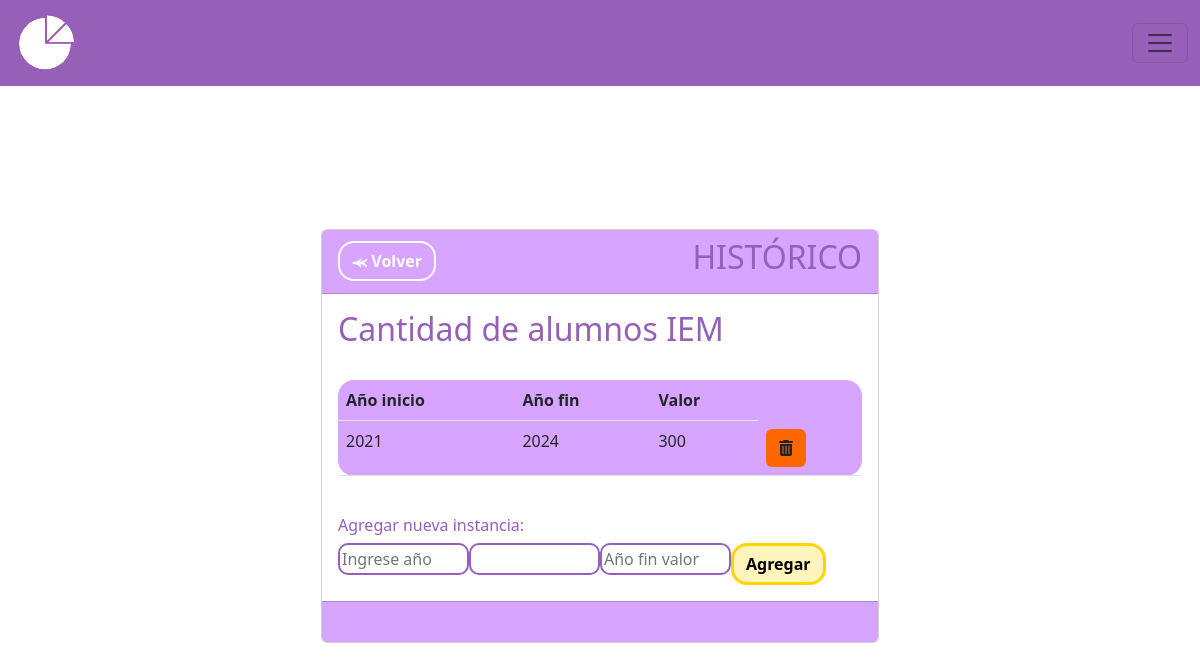
/historial-metrica/2/, run on an earlier commit of the app's database.
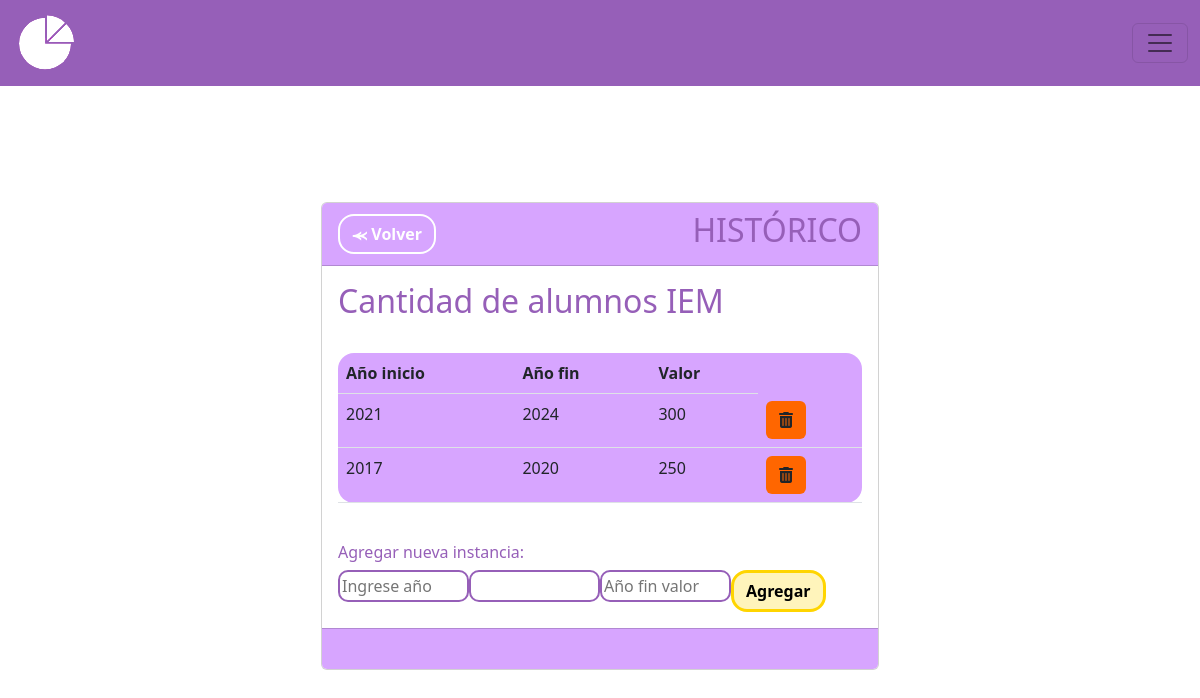
And on a later commit of the database.
### MIReApp/models.py (models this page shows, shortened)
class HistorialMetrica(models.Model):
    id = models.AutoField(primary_key=True)
    metrica = models.ForeignKey(Metrica, on_delete=models.CASCADE)
    año_historico = models.PositiveIntegerField()
    valor_historico = models.PositiveIntegerField()  # Agrega un valor predeterminado
    mes_historico = models.CharField(max_length=20, verbose_name='Ingrese mes:', choices=MESES, blank=True, null=True)
    año2_historico = models.PositiveIntegerField(blank=True, null=True)
    semestre_historico = models.CharField(max_length=15, verbose_name='Ingrese semestre:', choices=SEMESTRES, blank=True, null=True,)

### MIReApp/views.py (the view, shortened to what this page needs)
# urls.py: path('historial-metrica/<int:metrica_id>/', views.historial_metrica, name='historial_metrica'),
def historial_metrica(request, metrica_id, valor=0, año2=0, año=0, semestral=0, mes=0, band=False):
    metrica = Metrica.objects.get(id=metrica_id)
    formulario = InstanciaForm(request.POST or None, request.FILES or None)
    historial = HistorialMetrica.objects.filter(metrica=metrica).order_by('-año_historico')
    if band: #Si band es true entro a historial_metrica porque una metrica acaba de ser creada, entonces se debe crear su primera instancia con los datos que recibio por parametro
        historial_metrica = HistorialMetrica(metrica=metrica, año2_historico=año2, año_historico=año, semestre_historico=semestral, mes_historico=mes, valor_historico=valor)
        historial_metrica.save()
    else: #Si band es falso, no es una metrica nueva
        return render(request, 'instancias/index.html', {'metrica': metrica, 'historial': historial, 'formulario':formulario})

### MIReApp/forms.py
class InstanciaForm(forms.ModelForm):
    class Meta:
        model = HistorialMetrica
        fields = '__all__'
    def __init__(self, *args, **kwargs):
        super().__init__(*args, **kwargs)
        self.fields["año_historico"].widget.attrs.update({'placeholder': 'Ingrese año'})
        self.fields["valor_historico"].widget.attrs.update({'placeholder': 'Ingrese valor'})
        self.fields["valor_historico"].widget.attrs.update({'placeholder': 'Año fin valor'})
        self.fields["año2_historico"].widget.attrs.update({'readonly': 'readonly'})

### MIReApp/templates/instancias/index.html (shortened to what this page needs)
{% extends "base.html" %}
{% block contenido %}
<br>
<br>
<br>
<center>
<div class="card col-md-6" style="text-align: left;">
    <div class="card-header fw-bold" style="background-color: #D7A5FF;color: #000000;">
        <div style="display: flex; justify-content: space-between; align-items: center;">
            <span><a href="{% url 'metricas' %}" class="btn btn-secondary rounded-4 fw-bold" style="background-color: transparent; color: #ffff;border-color: #ffff;border-width: 2px;">⪻ Volver</a></span>
            <span><h2>HISTÓRICO</h2></span>
        </div>
    </div>
    <div class="card-body" >
                <body>
                    <h2>{{ metrica.titulo }}</h2>
                    <br>
                    <table class="table rounded-4" style="background-color: #D7A5FF; width: flex;">
                        <tr>
                            {% if metrica.frecuencia == 'Bianual' or metrica.frecuencia == 'Cuatrienal'%}
                                <th>Año inicio</th>
                                <th>Año fin</th>
                            {% endif %}
                            <th>Valor</th>
                        </tr>
                        {% for item in historial %}
                            <tr>
                                <td scope="row">{{ item.año_historico }}</td>
                                {% if metrica.frecuencia == 'Bianual' or metrica.frecuencia == 'Cuatrienal' %}
                                    <td scope="row">{{ item.año2_historico }}</td>
                                {% endif %}
                                <td>{{ item.valor_historico }}</td>
                                <td><a class="btn eliminar-btn" data-id="{{ item.id }}" style="background-color: #f60;" role="button"><i class="fa-solid fa-trash-can"></i></a></td>
                            </tr>
                        {% endfor %}
                    </table>
                    <br>
                    <h6>Agregar nueva instancia:</h6>
                    {%  include 'instancias/form.html' %}
                </body>
    </div>
    <div class="card-footer text-muted" style="background-color: #D7A5FF;">
        <br>
    </div>
</div>
<br>
</center>
{% endblock %}

What changed in the data, as far as the page shows it:
added HistorialMetrica: año_historico "2017", año2_historico "2020", valor_historico "250"
